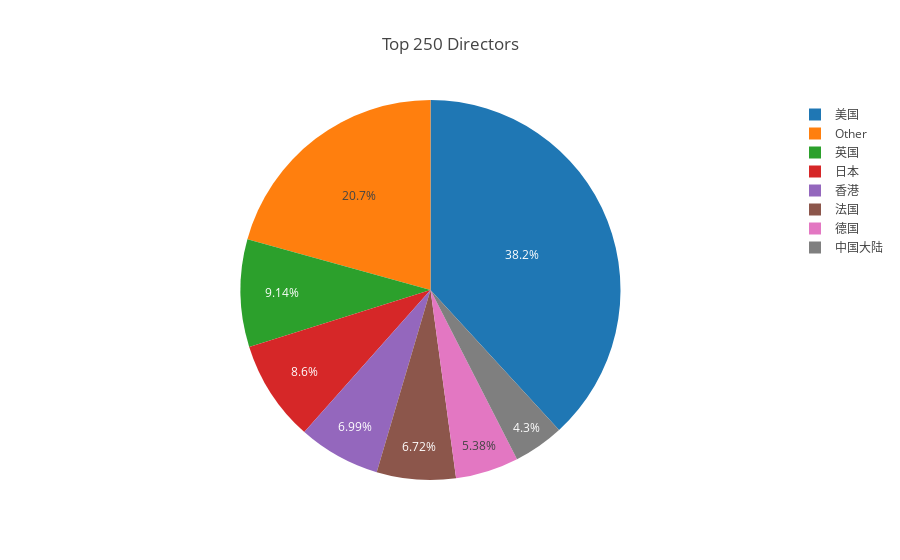

The cell this chart's notebook holds for it:
### Code cell
iplot({
    "data": [Pie(
        labels=top_areas.index,
        values=top_areas.values,
    )],
    "layout": Layout(title="Top 250 Directors")
})

### Figure 1 — Plotly figure (JSON) as saved in the notebook; plotly's stock layout.template omitted (floating-point values rounded to 4 significant figures)
{"data": [{"labels": ["美国", "英国", "日本", "香港", "法国", "德国", "中国大陆", "Other"], "type": "pie", "values": [142, 34, 32, 26, 25, 20, 16, 77]}], "layout": {"title": "Top 250 Directors"}}
